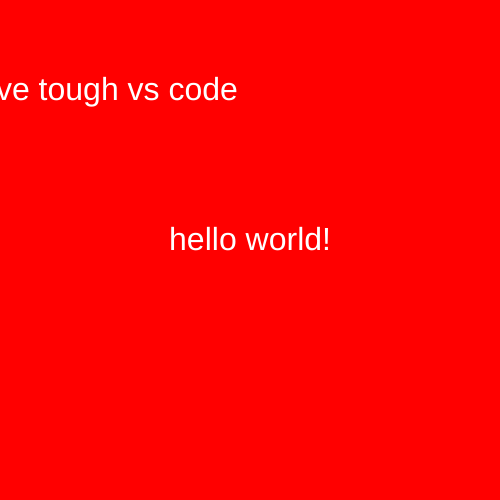
Frame 1 (no input)
Frame 60 (no input): identical to frame 1, image omitted
Frame 120 (the mouse pressed at the canvas centre since frame 60): identical to frame 1, image omitted

The p5.js sketch that drew this single still picture (run headless with seeded random() and noise() and a simulated clock; from frame 60 on, the mouse is pressed at the canvas centre):

// p5.js sketch
// ── sketch.js
function setup() {
  createCanvas(500, 500);
  textAlign(CENTER) ;
}

function draw() {
  background('red') ;
  fill('white') ;
  textSize(32) ;
  text("hello world!", 250, 250) ;
  text("save tough vs code", 100, 100)
}
